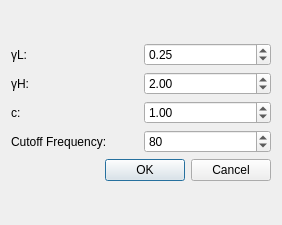
<?xml version="1.0" encoding="UTF-8"?>
<ui version="4.0">
 <class>DialogHomomorphicFilter</class>
 <widget class="QDialog" name="DialogHomomorphicFilter">
  <property name="geometry">
   <rect>
    <x>0</x>
    <y>0</y>
    <width>282</width>
    <height>225</height>
   </rect>
  </property>
  <property name="windowTitle">
   <string>Homomorphic Filter Setting</string>
  </property>
  <layout class="QVBoxLayout" name="verticalLayout_2">
   <item>
    <layout class="QVBoxLayout" name="verticalLayout">
     <item>
      <layout class="QGridLayout" name="gridLayout">
       <item row="0" column="0">
        <widget class="QLabel" name="labelGammaL">
         <property name="text">
          <string>γL: </string>
         </property>
        </widget>
       </item>
       <item row="0" column="1">
        <widget class="QDoubleSpinBox" name="doubleSpinBoxGammaL">
         <property name="maximum">
          <double>1.000000000000000</double>
         </property>
         <property name="singleStep">
          <double>0.010000000000000</double>
         </property>
         <property name="value">
          <double>0.250000000000000</double>
         </property>
        </widget>
       </item>
       <item row="1" column="0">
        <widget class="QLabel" name="labelGammaH">
         <property name="text">
          <string>γH: </string>
         </property>
        </widget>
       </item>
       <item row="1" column="1">
        <widget class="QDoubleSpinBox" name="doubleSpinBoxGammaH">
         <property name="minimum">
          <double>1.000000000000000</double>
         </property>
         <property name="maximum">
          <double>10.000000000000000</double>
         </property>
         <property name="singleStep">
          <double>0.010000000000000</double>
         </property>
         <property name="value">
          <double>2.000000000000000</double>
         </property>
        </widget>
       </item>
       <item row="2" column="0">
        <widget class="QLabel" name="labelC">
         <property name="text">
          <string>c: </string>
         </property>
        </widget>
       </item>
       <item row="2" column="1">
        <widget class="QDoubleSpinBox" name="doubleSpinBoxC">
         <property name="minimum">
          <double>0.010000000000000</double>
         </property>
         <property name="maximum">
          <double>5.000000000000000</double>
         </property>
         <property name="singleStep">
          <double>0.010000000000000</double>
         </property>
         <property name="value">
          <double>1.000000000000000</double>
         </property>
        </widget>
       </item>
       <item row="3" column="0">
        <widget class="QLabel" name="labelCutoffFrequency">
         <property name="text">
          <string>Cutoff Frequency: </string>
         </property>
        </widget>
       </item>
       <item row="3" column="1">
        <widget class="QSpinBox" name="spinBoxFrequency">
         <property name="minimum">
          <number>0</number>
         </property>
         <property name="maximum">
          <number>512</number>
         </property>
         <property name="value">
          <number>80</number>
         </property>
         <property name="displayIntegerBase">
          <number>10</number>
         </property>
        </widget>
       </item>
      </layout>
     </item>
     <item>
      <widget class="QDialogButtonBox" name="buttonBox">
       <property name="orientation">
        <enum>Qt::Horizontal</enum>
       </property>
       <property name="standardButtons">
        <set>QDialogButtonBox::Cancel|QDialogButtonBox::Ok</set>
       </property>
      </widget>
     </item>
    </layout>
   </item>
  </layout>
 </widget>
 <resources/>
 <connections>
  <connection>
   <sender>buttonBox</sender>
   <signal>accepted()</signal>
   <receiver>DialogHomomorphicFilter</receiver>
   <slot>accept()</slot>
   <hints>
    <hint type="sourcelabel">
     <x>248</x>
     <y>254</y>
    </hint>
    <hint type="destinationlabel">
     <x>157</x>
     <y>274</y>
    </hint>
   </hints>
  </connection>
  <connection>
   <sender>buttonBox</sender>
   <signal>rejected()</signal>
   <receiver>DialogHomomorphicFilter</receiver>
   <slot>reject()</slot>
   <hints>
    <hint type="sourcelabel">
     <x>316</x>
     <y>260</y>
    </hint>
    <hint type="destinationlabel">
     <x>286</x>
     <y>274</y>
    </hint>
   </hints>
  </connection>
 </connections>
</ui>
